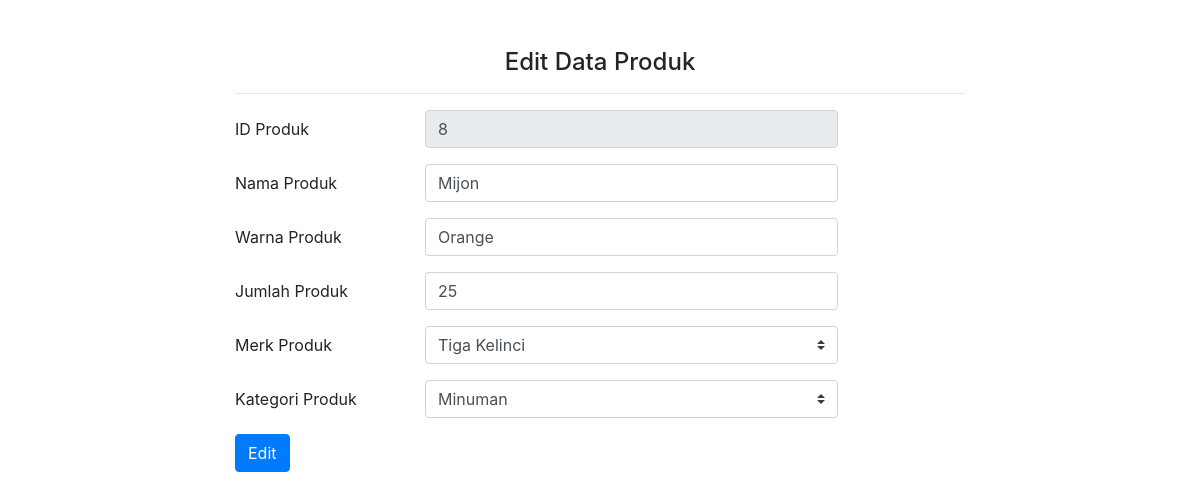
Screenshot of /edit_produk.php?id_produk=8 with the database file from the repository.
### tables this page shows
CREATE TABLE `produk` (
  `id_produk` int(11) NOT NULL,
  `nama_produk` varchar(50) NOT NULL,
  `warna` varchar(50) NOT NULL,
  `jumlah` int(11) NOT NULL,
  `id_merk` int(11) NOT NULL,
  `id_kategori` int(11) NOT NULL
);

### edit_produk.php (the view, shortened to what this page needs)
<!DOCTYPE html>
<html lang="en">
<head>
    <link rel="stylesheet" href="assets/bootstrap.css">
</head>
<body>
<?php
$servername = "localhost";
$username = "root";
$password = "";
$dbname = "toko";
$conn = mysqli_connect($servername, $username, $password, $dbname);
if(isset($_GET['id_produk'])){
    $id_produk = $_GET['id_produk'];
}
$sql = "SELECT * FROM produk WHERE id_produk=$id_produk";
    $result = mysqli_query($conn, $sql);
    $data = mysqli_fetch_array($result);
    ?>
        <div class="container">
        <div class="row">
            <div class="col-lg-2"></div>
            <div class="col-lg-8 mt-5 mb-3">
                <h1 class="h4 text-gray-900 mb-3 text-center">Edit Data Produk</h1>
                <hr>
                <form action="update_produk.php" method="post">
                    <div class="form-group row">
                        <label for="id_produk" class="col-sm-3 col-form-label">ID Produk</label>
                        <div class="col-sm-7">
                        <input type="text" readonly="readonly" class="form-control" id="id_produk" name="id_produk" placeholder="ID" value="<?php echo $data['id_produk']?>" required>
                        </div>
                    </div>
                    <div class="form-group row">
                        <label for="nama_produk" class="col-sm-3 col-form-label">Nama Produk</label>
                        <div class="col-sm-7">
                        <input type="text" class="form-control" id="nama_produk" name="nama_produk" placeholder="Nama" value="<?php echo $data['nama_produk']?>" required>
                        </div>
                    </div>
                    <div class="form-group row">
                        <label for="warna_produk" class="col-sm-3 col-form-label">Warna Produk</label>
                        <div class="col-sm-7">
                        <input type="text" class="form-control" id="warna_produk" name="warna_produk" placeholder="Warna" value="<?php echo $data['warna']?>" required>
                        </div>
                    </div>
                    <div class="form-group row">
                        <label for="jumlah_produk" class="col-sm-3 col-form-label">Jumlah Produk</label>
                        <div class="col-sm-7">
                        <input type="text" class="form-control" id="jumlah_produk" name="jumlah_produk" placeholder="Jumlah" value="<?php echo $data['jumlah']?>" required>
                        </div>
                    </div>
            <div class="form-group row">
                <label for="merk_produk" class="col-sm-3 col-form-label">Merk Produk</label>
                <div class="col-sm-7">
                <select class="custom-select" name="merk">
                    <?php
                    $result = mysqli_query($conn,"SELECT * FROM merk");
                    if (mysqli_num_rows($result) > 0) {
                    while($data_merk = mysqli_fetch_array($result)) {
                    if($data['id_merk'] == $data_merk['id_merk']){
                        $select = "selected";
                    }else{
                        $select = "";
                    }
                    echo "<option $select value=".$data_merk['id_merk'].">".$data_merk['nama_merk']."</option>";
                        }
                    }
                    ?>
                    </select>
                </div>
            </div>
            <div class="form-group row">
                <label for="kategori_produk" class="col-sm-3 col-form-label">Kategori Produk</label>
                <div class="col-sm-7">
                    <select class="custom-select" name="kategori">
                    <?php
                    $result = mysqli_query($conn,"SELECT * FROM kategori");
                    if (mysqli_num_rows($result) > 0) {
                    while($data_kategori = mysqli_fetch_array($result)) {
                    if($data['id_kategori'] == $data_kategori['id_kategori']){
                        $select = "selected";
                    }else{
                        $select = "";
                    }
                    echo "<option $select value=".$data_kategori['id_kategori'].">".$data_kategori['nama_kategori']."</option>";
                        }
                    }
                    ?>
                </select>
                </div>
            </div>
                    <div class="form-group row">
                        <div class="col-sm-10">
                        <button type="submit" class="btn btn-primary">Edit</button>
                        </div>
                    </div>
                </form>
            </div>
            <div class="col-lg-2"></div>
        </div>
    </div>
</body>
</html>

### rows the page displays
produk: id_produk "8", nama_produk "Mijon", warna_produk "Orange", jumlah_produk "25"

### other values shown
form field merk "Tiga Kelinci"
form field kategori "Minuman"
